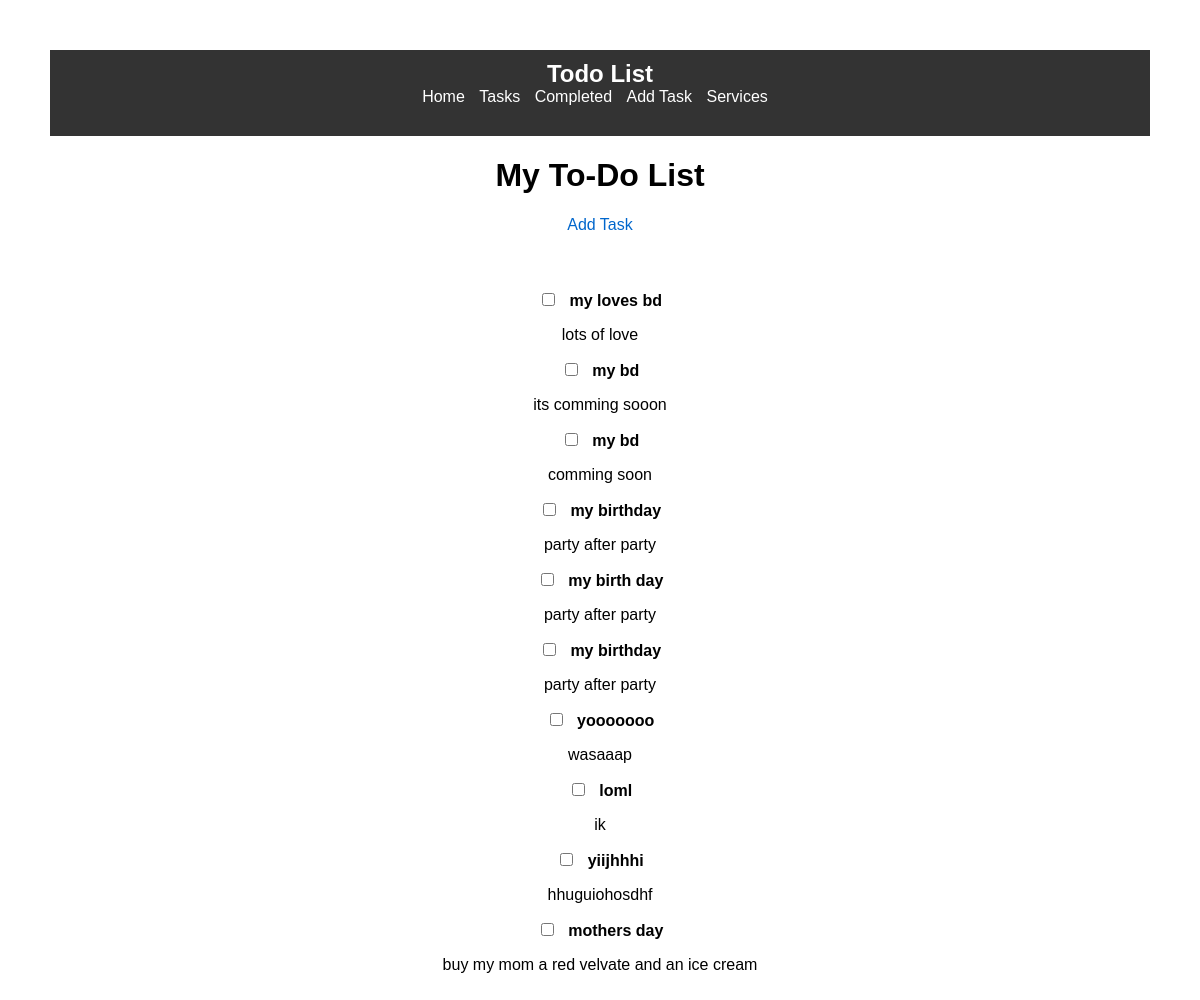
Screenshot of /tasklist/ with the database file from the repository.
### tasks/models.py (models this page shows, shortened)
class Task(models.Model):
    title = models.CharField(max_length=200)
    description = models.TextField()
    completed = models.BooleanField(default=False)

### tasks/views.py (the view)
# urls.py: path('tasklist/', views.tasklist, name='tasklist'),
def tasklist(request):
    tasks = Task.objects.all()
    return render(request, 'tasklist.html', {'tasks': tasks})

### tasks/templates/tasklist.html
{% extends 'base.html' %}
{% block content %}
{% load static %}
    <h1>My To-Do List </h1>
    <link rel="stylesheet" href="{% static 'tasks.css' %}">
    <a href="{% url 'tasks:add_task' %}">Add Task</a>
    <ul>
        {% for task in tasks %}
            <li>
                <input type="checkbox" {% if task.completed %}checked{% endif %}>
                <strong>{{ task.title }}</strong>
                <p>{{ task.description }}</p>
            </li>
        {% empty %}
            <li>No tasks yet.</li>
        {% endfor %}
    </ul>
{% endblock %}

### static/base.css (style rules this page uses)
body { margin: 0; padding: 0; }

### static/tasks.css (style rules this page uses)
body { font-family: Arial, sans-serif; margin: 30px; padding: 20px; text-align: center; }
h1 { text-align: center; }
ul { list-style-type: none; padding: 30px; text-align: center; }
li { margin-bottom: 10px; text-align: center; }
input[type="checkbox"] { margin-right: 10px; }
strong { font-weight: bold; }
a { display: inline-block; margin-bottom: 10px; color: #0066cc; text-decoration: none; }

### rows the page displays
Task: title "my loves bd", description "lots of love"
Task: title "my bd", description "its comming sooon"
Task: title "my bd", description "comming soon"
Task: title "my birthday", description "party after party"
Task: title "my birth day", description "party after party"
Task: title "my birthday", description "party after party"
Task: title "yooooooo", description "wasaaap"
Task: title "loml", description "ik"
Task: title "yiijhhhi", description "hhuguiohosdhf"
Task: title "mothers day", description "buy my mom a red velvate and an ice cream"
